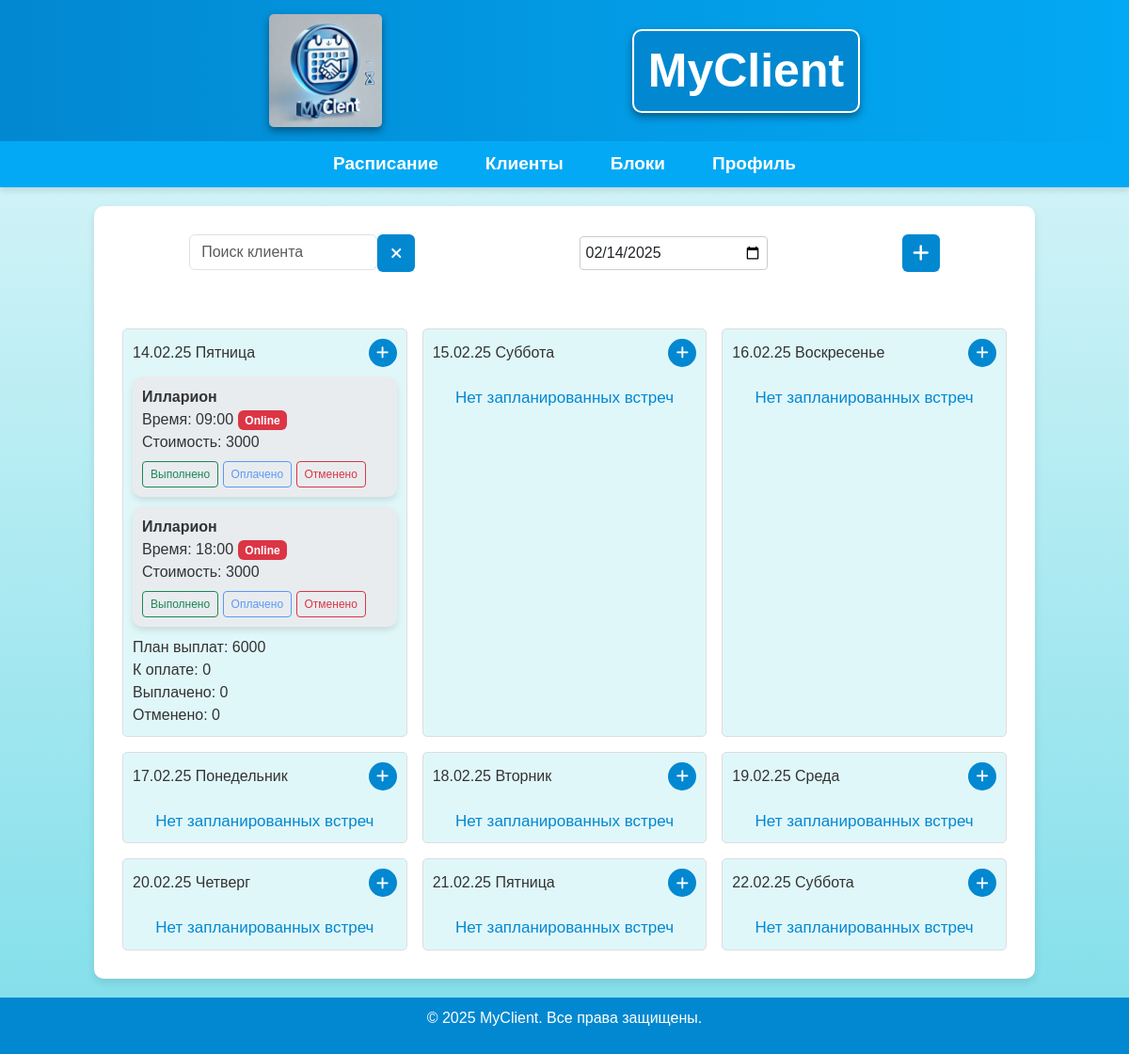
The app's page / (signed in) with its own data.
### MyClient/models.py (models this page shows, shortened)
class Schedule(models.Model):
    user = models.ForeignKey(User, on_delete=models.CASCADE, verbose_name="Пользователь", related_name="schedules")
    client = models.ForeignKey(Client, on_delete=models.CASCADE, related_name='schedules')
    date = models.DateField("Дата", default=now)
    time = models.TimeField("Время")
    is_online = models.BooleanField("Онлайн", default=False)
    is_completed = models.BooleanField("Выполнено", default=False)
    is_paid = models.BooleanField("Оплачено", default=False)
    is_canceled = models.BooleanField("Отменено", default=False)
    cost = models.DecimalField("Стоимость", max_digits=10, decimal_places=2)
    block = models.ForeignKey(Block, on_delete=models.SET_NULL, null=True, blank=True, verbose_name="Привязанный блок")
    use_block = models.BooleanField("Оплатить блоком", default=False)
    def get_plan(self):
        return float(self.cost)
    def get_due(self):
        return float(self.cost) if self.is_completed and not self.is_paid else 0
    def get_paid(self):
        return float(self.cost) if self.is_paid else 0
    def get_cancel(self):
        return float(self.cost) if self.is_canceled else 0

class Client(models.Model):
    user = models.ForeignKey(User, on_delete=models.CASCADE, verbose_name="Пользователь", related_name="clients")
    first_name = models.CharField("Имя", max_length=100)
    last_name = models.CharField("Фамилия", max_length=100, blank=True, null=True, default='яя')
    metro = models.CharField("Метро", max_length=255, blank=True, null=True, default='яя')
    street = models.CharField("Улица", max_length=255, blank=True, null=True, default='яя')
    house_number = models.CharField("Номер дома", max_length=10, blank=True, null=True, default='яя')
    entrance = models.CharField("Подъезд", max_length=10, blank=True, null=True, default='яя')
    floor = models.CharField("Этаж", max_length=10, blank=True, null=True, default='яя')
    flat_number = models.CharField("Номер квартиры", max_length=10, blank=True, null=True, default='яя')
    intercom = models.CharField("Домофон", max_length=50, blank=True, null=True, default='яя')
    phone = models.CharField("Телефон", max_length=20, blank=True, null=True, default='яя')
    price_offline = models.DecimalField("Цена за работу оффлайн", max_digits=10, decimal_places=2, blank=True, default=0)
    price_online = models.DecimalField("Цена за работу онлайн", max_digits=10, decimal_places=2, blank=True, default=0)
    created_at = models.DateTimeField("Дата добавления", auto_now_add=True)
    class Meta:
        ordering = ['-created_at']  # Новые клиенты сверху

### MyClient/views.py (the view, shortened to what this page needs)
# urls.py: path('', views.schedule, name='schedule'),
@login_required
def schedule(request):
    if not request.user.is_authenticated:
        return redirect('auth')
    client_id = request.GET.get('client_id')
    start_date_str = request.GET.get('start_date', date.today().strftime('%Y-%m-%d'))
    start_date = datetime.strptime(start_date_str, '%Y-%m-%d').date()
    date_range = [start_date + timedelta(days=i) for i in range(9)]
    schedules = Schedule.objects.filter(date__gte=start_date, date__lte=max(date_range), user=request.user)
    schedule_data = {day: [] for day in date_range}
    totals = {day: {'plan': 0, 'due': 0, 'paid': 0, 'cancel': 0} for day in date_range}
    totals_for_template = {str(date): values for date, values in totals.items()}
    for schedule in schedules:
        day = schedule.date
        if day in schedule_data:
            schedule_data[day].append(schedule)
            totals[day]['plan'] += schedule.get_plan()
            totals[day]['due'] += schedule.get_due()
            totals[day]['paid'] += schedule.get_paid()
            totals[day]['cancel'] += schedule.get_cancel()
    for day, schedules in schedule_data.items():
        schedule_data[day] = sorted(schedules, key=lambda x: x.time)
    return render(request, 'MyClient/schedule.html', {
        'schedule_data': schedule_data,
        'totals': totals,
        'start_date': start_date,
        'totals_for_template': totals_for_template,
    })

### MyClient/templates/MyClient/schedule.html (shortened to what this page needs)
{% extends 'base.html' %}
{% block content %}
<div class="client-controls mb-4">
    <form id="filterForm" method="GET" action="{% url 'schedule' %}">
        <div class="clients-top">
            <div class="search1">
                <input type="text" name="search_client" id="search_schedules" class="form-control" placeholder="Поиск клиента" value="{{ request.GET.search_schedules }}">
                <button type="submit" class="btn" style="background-color: #0288d1; color: white; border: none;
                width: 40px; height: 40px; display: flex; justify-content: center; align-items: center;">
                    <i class="fas fa-xmark"></i>
                </button>
            </div>
            <div>
                <input type="date" name="start_date" id="startDate" class="form-select" value="{{ start_date|date:'Y-m-d' }}">
            </div>
            <div>
                <a href="#addScheduleModal" class="btn" data-bs-toggle="modal" data-bs-target="#addScheduleModal"
                   style="background-color: #0288d1; color: white; border: none; width: 40px; height: 40px; display: flex;
                   justify-content: center; align-items: center;">
                    <i class="fas fa-plus" style="font-size: 20px;"></i>
                </a>
            </div>
        </div>
    </form>
</div>
<div class="schedule-grid">
    {% for date, schedules in schedule_data.items %}
    <div class="schedule-day">
        <div class="date-and-icon" style="display: flex; justify-content: space-between; align-items: center; padding-bottom: 10px">
            <div>{{ date|date:"d.m.y" }} {{ date|date:"l" }}</div>
            <a href="#addScheduleModal" class="btn" data-bs-toggle="modal" data-bs-target="#addScheduleModal"
               style="background-color: #0288d1; color: white; border: none; width: 30px; height: 30px; display: flex;
               justify-content: center; align-items: center; border-radius: 50px;" data-date="{{ date|date:'Y-m-d' }}">
                <i class="fas fa-plus" style="font-size: 15px;"></i>
            </a>
        </div>
            {% if schedules %}
                {% for schedule in schedules %}
                <div class="schedule-one">
                    <div onclick="location.href='{% url 'schedule_detail' schedule.id %}'">
                        <strong>{{ schedule.client.first_name }}{% if schedule.client.last_name != "яя" %} {{ schedule.client.last_name }}{% endif %}</strong>
                        <br>Время: {{ schedule.time|date:"H:i" }}
                        {% if schedule.is_online %}
                            <span class="badge bg-danger">Online</span>
                        {% endif %}
                        <br>Стоимость: {{ schedule.cost|stringformat:'.f' }}
                    </div>
                    <div class="mt-2">
                        <button
                            class="btn btn-sm {% if schedule.is_completed %}btn-success{% else %}btn-outline-success{% endif %} btn-completed"
                            data-schedule-id="{{ schedule.id }}" {% if schedule.is_canceled %}disabled{% endif %}>
                            Выполнено
                        </button>
                        <button class="btn btn-sm {% if schedule.is_paid %}btn-primary{% else %}btn-outline-primary{% endif %} btn-paid"
                                data-schedule-id="{{ schedule.id }}"
                                {% if not schedule.is_completed %}disabled{% endif %}>
                                Оплачено
                        </button>
                        <button class="btn btn-sm {% if schedule.is_canceled %}btn-danger{% else %}btn-outline-danger{% endif %} btn-canceled"
                                data-schedule-id="{{ schedule.id }}">
                                Отменено
                        </button>
                    </div>
                </div>
                {% endfor %}
                {% for day, total in totals.items %}
                    {% if day == date %}
                        <div class="totals">
                            <div>План выплат: {{ total.plan|stringformat:'.f' }}</div>
                            <div>К оплате: {{ total.due|stringformat:'.f' }}</div>
                            <div>Выплачено: {{ total.paid|stringformat:'.f' }}</div>
                            <div>Отменено: {{ total.cancel|stringformat:'.f' }}</div>
                        </div>
                    {% endif %}
                {% endfor %}
            {% endif %}
            {% if not schedules %}
                <div style="font-size: 17px; text-align: center; padding-top: 10px; color: #0288d1">Нет запланированных встреч</div>
            {% endif %}
    </div>
    {% endfor %}
</div>
{% endblock %}

### MyClient/static/css/styles.css (style rules this page uses)
body { font-family: Arial, sans-serif; margin: 0; padding: 0; background: linear-gradient(to bottom, #e0f7fa, #80deea); color: #333; }
.client-controls form { display: flex; align-items: center; flex-wrap: nowrap; }
.client-controls .form-control, .client-controls .form-select { width: 30%; min-width: 200px; }
.clients-top { display: flex; justify-content: space-around; align-items: center; width: 100%; }
.search1 { position: relative; display: flex; align-items: flex-start; }
.schedule-grid { display: grid; grid-template-columns: repeat(auto-fill, minmax(250px, 1fr)); gap: 1rem; }
.schedule-day { border: 1px solid #ddd; padding: 10px; border-radius: 5px; background-color: #e0f7fa; }
.schedule-one { padding: 10px; margin-bottom: 10px; background: #e9ecef; border-radius: 10px; box-shadow: 0 4px 6px rgba(0, 0, 0, 0.1); transition: transform 0.3s ease, box-shadow 0.3s ease; position: relative; cursor: pointer; }
.schedule-day .totals { font-size: 16px; }
input[type="date"] { padding: 5px; border: 1px solid #ccc; border-radius: 4px; font-size: 16px; background: #fff; }
.btn-outline-success { --bs-btn-hover-color: #198754; --bs-btn-hover-bg: #fff; --bs-btn-hover-border-color: #198754; }
.btn-outline-primary { --bs-btn-hover-color: #0d6efd; --bs-btn-hover-bg: #fff; --bs-btn-hover-border-color: #0d6efd; }
.btn-outline-danger { --bs-btn-hover-color: #dc3545; --bs-btn-hover-bg: #fff; --bs-btn-hover-border-color: #dc3545; }
.btn-group-sm>.btn, .btn-sm { --bs-btn-font-size: 0.75rem; }

### records on screen
Schedule: m "14.02.25", date "Пятница", client.first_name "Илларион", time "09:00", is_online "Online", cost "3000", plan "6000", due "0", paid "0", cancel "0"
Schedule: client.first_name "Илларион", time "18:00", is_online "Online", cost "3000"

### other values on screen
{{ date|date:"d.m.y" }} "15.02.25" "16.02.25" "17.02.25" "18.02.25" "19.02.25" "20.02.25" "21.02.25" "22.02.25"
{{ date|date:"l" }} "Суббота" "Воскресенье" "Понедельник" "Вторник" "Среда" "Четверг" "Пятница" "Суббота"
